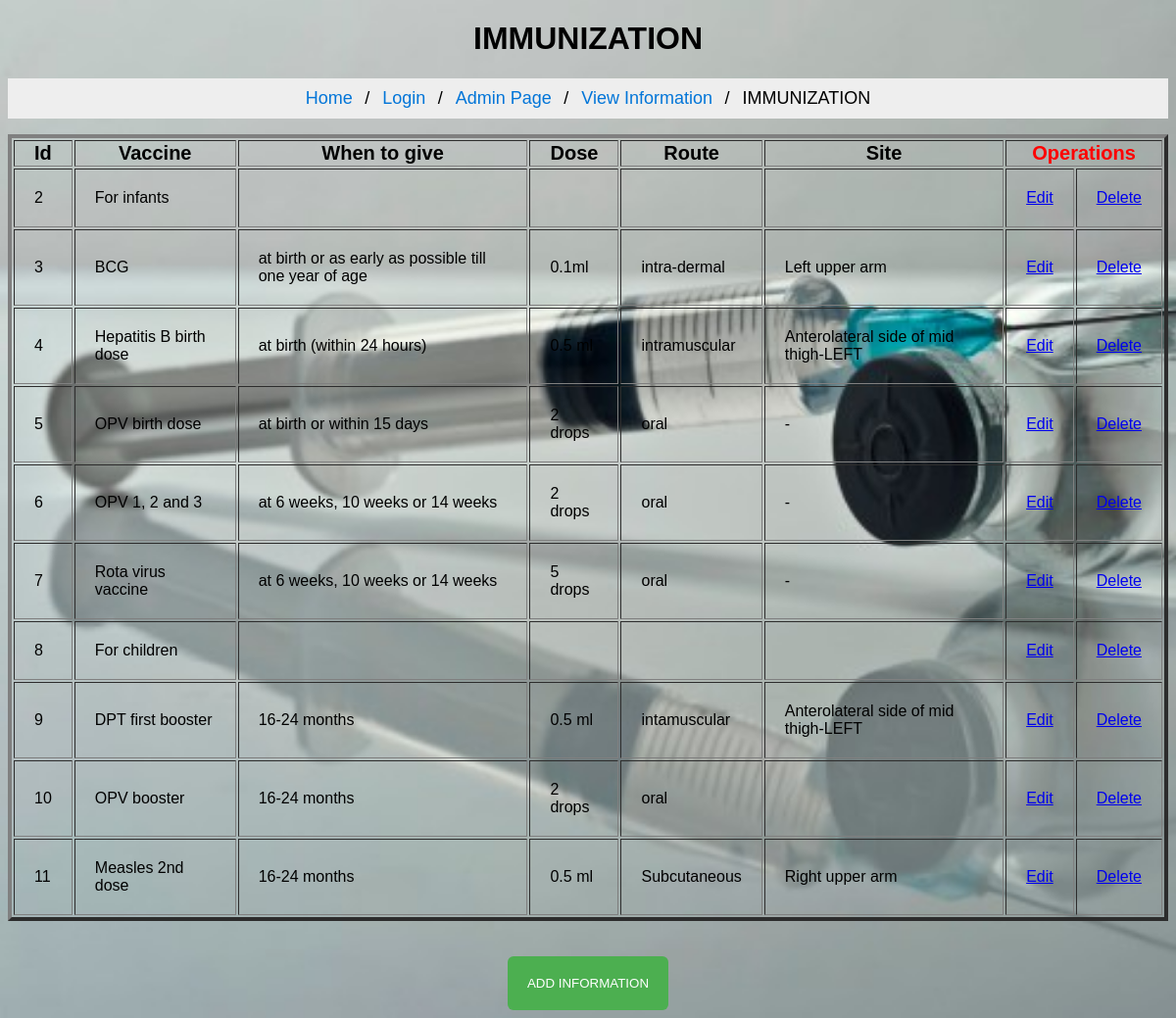
/admin/vimmunization.php, run on the app's committed database.
### tables this page shows
CREATE TABLE `immunization` (
  `Id` int(11) NOT NULL,
  `Vaccine` varchar(200) NOT NULL,
  `give` varchar(500) NOT NULL,
  `Dose` varchar(100) NOT NULL,
  `Route` text NOT NULL,
  `Site` text NOT NULL
);

### admin/vimmunization.php (the view, shortened to what this page needs)
<!DOCTYPE html>
<html lang="en">
<head>
</head>
<body>
  <center>
<h1>IMMUNIZATION</h1>
  <ul class="breadcrumb">
  <li><a href="adminhome.php">Home</a></li>
  <li><a href="adminlogin.php">Login</a></li>
  <li><a href="adfeatures.php">Admin Page</a></li>
  <li><a href="#">View Information</a></li>
  <li>IMMUNIZATION</li>
  </ul>
 <div class="header">
  <?php
  include("../dbconnection/connection.php");
  $query = "SELECT * FROM immunization";
  $data = mysqli_query($conn,$query);
  $total = mysqli_num_rows($data);
  if ($total !=0)
       {
          ?>
            <center>
            <table border="4">
            <tr>
            <th>Id</th>
            <th>Vaccine</th>
            <th>When to give</th>
            <th>Dose</th>
            <th>Route</th>
            <th>Site</th>
            <th colspan="2"><font color="red">Operations</font></th>
            </tr>
        <?php
           while ($result = mysqli_fetch_assoc($data))
            {
             echo "<tr>
                   <td>" . $result['Id'] . "</td>
                   <td>" . $result['Vaccine'] . "</td>
                   <td>" . $result['give'] . "</td>
                   <td>" . $result['Dose'] . "</td>
                   <td>" . $result['Route'] . "</td>
                   <td>" . $result['Site'] . "</td>
                   <td><a href='updateimmunization.php?Id=$result[Id]&Vaccine=$result[Vaccine]&give=$result[give]&Dose=$result[Dose]&Route=$result[Route]&Site=$result[Site]'>Edit</a></td>
                   <td><a href='deleteimmunization.php?Id=$result[Id]' onclick='return checkdelete()'>Delete</a></td>
                </tr>";
       }
}
else
{
  echo "No Information Found";
}
?>
</table>
</div><br><br>
<a href="addinfo.php"><input type="submit" name="add" value="ADD INFORMATION"></a>
</center>
</body>
</html>

### admin/vimmunization.php (style rules this page uses)
body { font-family: Arial, Helvetica, sans-serif; }
* { box-sizing: border-box; }
ul.breadcrumb { padding: 10px 16px; list-style: none; background-color: #eee; }
ul.breadcrumb li { display: inline; font-size: 18px; }
ul.breadcrumb li+li:before { padding: 8px; color: black; content: "/\00a0"; }
ul.breadcrumb li a { color: #0275d8; text-decoration: none; }
input[type=submit] { background-color: #4CAF50; color: white; padding: 20px 20px; border: none; border-radius: 6px; cursor: pointer; }
body { background-image: url(../image/image1013.jpg); background-repeat: no-repeat; background-size: cover; }
.header th { font-size: 20px; color: black; font-weight: bold; }
td { padding: 20px; }

### data on the page
immunization: Id "2", Vaccine "For infants"
immunization: Id "3", Vaccine "BCG", give "at birth or as early as possible till one year of age", Dose "0.1ml", Route "intra-dermal", Site "Left upper arm"
immunization: Id "4", Vaccine "Hepatitis B birth dose", give "at birth (within 24 hours)", Dose "0.5 ml", Route "intramuscular", Site "Anterolateral side of mid thigh-LEFT"
immunization: Id "5", Vaccine "OPV birth dose", give "at birth or within 15 days", Dose "2 drops", Route "oral", Site "-"
immunization: Id "6", Vaccine "OPV 1, 2 and 3", give "at 6 weeks, 10 weeks or 14 weeks", Dose "2 drops", Route "oral", Site "-"
immunization: Id "7", Vaccine "Rota virus vaccine", give "at 6 weeks, 10 weeks or 14 weeks", Dose "5 drops", Route "oral", Site "-"
immunization: Id "8", Vaccine "For children"
immunization: Id "9", Vaccine "DPT first booster", give "16-24 months", Dose "0.5 ml", Route "intamuscular", Site "Anterolateral side of mid thigh-LEFT"
immunization: Id "10", Vaccine "OPV booster", give "16-24 months", Dose "2 drops", Route "oral"
immunization: Id "11", Vaccine "Measles 2nd dose", give "16-24 months", Dose "0.5 ml", Route "Subcutaneous", Site "Right upper arm"
